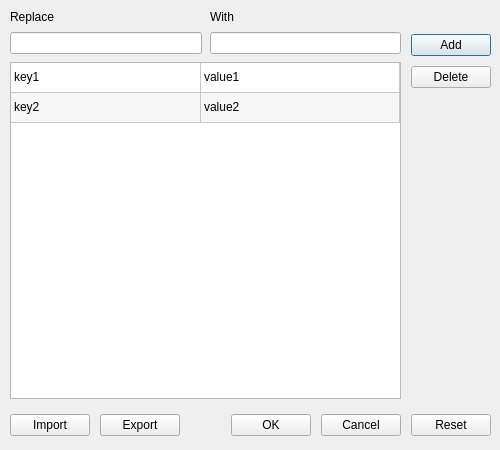
<?xml version="1.0" encoding="UTF-8"?>
<ui version="4.0">
 <class>SymbolWindow</class>
 <widget class="QDialog" name="SymbolWindow">
  <property name="geometry">
   <rect>
    <x>0</x>
    <y>0</y>
    <width>500</width>
    <height>450</height>
   </rect>
  </property>
  <property name="minimumSize">
   <size>
    <width>500</width>
    <height>450</height>
   </size>
  </property>
  <property name="maximumSize">
   <size>
    <width>500</width>
    <height>450</height>
   </size>
  </property>
  <property name="acceptDrops">
   <bool>false</bool>
  </property>
  <property name="windowTitle">
   <string>Insert symbol options</string>
  </property>
  <property name="autoFillBackground">
   <bool>false</bool>
  </property>
  <widget class="QWidget" name="verticalLayoutWidget">
   <property name="geometry">
    <rect>
     <x>0</x>
     <y>0</y>
     <width>501</width>
     <height>451</height>
    </rect>
   </property>
   <layout class="QVBoxLayout" name="verticalLayout">
    <property name="spacing">
     <number>10</number>
    </property>
    <property name="leftMargin">
     <number>10</number>
    </property>
    <property name="topMargin">
     <number>10</number>
    </property>
    <property name="rightMargin">
     <number>10</number>
    </property>
    <property name="bottomMargin">
     <number>15</number>
    </property>
    <item>
     <layout class="QHBoxLayout" name="horizontalLayout">
      <property name="spacing">
       <number>10</number>
      </property>
      <item>
       <layout class="QGridLayout" name="gridLayout_2">
        <property name="spacing">
         <number>8</number>
        </property>
        <item row="1" column="1">
         <widget class="QLineEdit" name="keyLineEdit">
          <property name="font">
           <font>
            <family>Segoe UI</family>
            <pointsize>9</pointsize>
           </font>
          </property>
          <property name="text">
           <string/>
          </property>
         </widget>
        </item>
        <item row="1" column="2">
         <widget class="QLineEdit" name="valueLineEdit">
          <property name="font">
           <font>
            <family>Segoe UI</family>
            <pointsize>9</pointsize>
           </font>
          </property>
         </widget>
        </item>
        <item row="0" column="2">
         <widget class="QLabel" name="labelWith">
          <property name="text">
           <string>With</string>
          </property>
         </widget>
        </item>
        <item row="0" column="1">
         <widget class="QLabel" name="labelReplace">
          <property name="text">
           <string>Replace</string>
          </property>
         </widget>
        </item>
        <item row="2" column="1" colspan="2">
         <widget class="QTableWidget" name="tableWidget">
          <property name="enabled">
           <bool>true</bool>
          </property>
          <property name="frameShadow">
           <enum>QFrame::Plain</enum>
          </property>
          <property name="midLineWidth">
           <number>0</number>
          </property>
          <property name="editTriggers">
           <set>QAbstractItemView::NoEditTriggers</set>
          </property>
          <property name="tabKeyNavigation">
           <bool>false</bool>
          </property>
          <property name="showDropIndicator" stdset="0">
           <bool>false</bool>
          </property>
          <property name="dragDropOverwriteMode">
           <bool>false</bool>
          </property>
          <property name="alternatingRowColors">
           <bool>true</bool>
          </property>
          <property name="selectionMode">
           <enum>QAbstractItemView::NoSelection</enum>
          </property>
          <property name="selectionBehavior">
           <enum>QAbstractItemView::SelectRows</enum>
          </property>
          <property name="textElideMode">
           <enum>Qt::ElideRight</enum>
          </property>
          <property name="showGrid">
           <bool>true</bool>
          </property>
          <property name="rowCount">
           <number>2</number>
          </property>
          <property name="columnCount">
           <number>2</number>
          </property>
          <attribute name="horizontalHeaderVisible">
           <bool>false</bool>
          </attribute>
          <attribute name="horizontalHeaderCascadingSectionResizes">
           <bool>false</bool>
          </attribute>
          <attribute name="horizontalHeaderDefaultSectionSize">
           <number>190</number>
          </attribute>
          <attribute name="horizontalHeaderMinimumSectionSize">
           <number>100</number>
          </attribute>
          <attribute name="horizontalHeaderStretchLastSection">
           <bool>true</bool>
          </attribute>
          <attribute name="verticalHeaderVisible">
           <bool>false</bool>
          </attribute>
          <row/>
          <row/>
          <column/>
          <column/>
          <item row="0" column="0">
           <property name="text">
            <string>key1</string>
           </property>
          </item>
          <item row="0" column="1">
           <property name="text">
            <string>value1</string>
           </property>
          </item>
          <item row="1" column="0">
           <property name="text">
            <string>key2</string>
           </property>
          </item>
          <item row="1" column="1">
           <property name="text">
            <string>value2</string>
           </property>
          </item>
         </widget>
        </item>
       </layout>
      </item>
      <item>
       <layout class="QVBoxLayout" name="verticalLayout_2">
        <property name="sizeConstraint">
         <enum>QLayout::SetDefaultConstraint</enum>
        </property>
        <property name="leftMargin">
         <number>0</number>
        </property>
        <item>
         <widget class="QLabel" name="labelBlank">
          <property name="text">
           <string/>
          </property>
         </widget>
        </item>
        <item>
         <widget class="QPushButton" name="addReplaceButton">
          <property name="sizePolicy">
           <sizepolicy hsizetype="Fixed" vsizetype="Fixed">
            <horstretch>0</horstretch>
            <verstretch>0</verstretch>
           </sizepolicy>
          </property>
          <property name="maximumSize">
           <size>
            <width>244</width>
            <height>16777215</height>
           </size>
          </property>
          <property name="text">
           <string>Add</string>
          </property>
         </widget>
        </item>
        <item>
         <widget class="QPushButton" name="deleteButton">
          <property name="text">
           <string>Delete</string>
          </property>
         </widget>
        </item>
        <item>
         <spacer name="verticalSpacer">
          <property name="orientation">
           <enum>Qt::Vertical</enum>
          </property>
          <property name="sizeHint" stdset="0">
           <size>
            <width>20</width>
            <height>40</height>
           </size>
          </property>
         </spacer>
        </item>
       </layout>
      </item>
     </layout>
    </item>
    <item>
     <layout class="QHBoxLayout" name="horizontalLayout_2">
      <property name="sizeConstraint">
       <enum>QLayout::SetMaximumSize</enum>
      </property>
      <property name="topMargin">
       <number>5</number>
      </property>
      <property name="bottomMargin">
       <number>0</number>
      </property>
      <item>
       <widget class="QPushButton" name="importButton">
        <property name="text">
         <string>Import</string>
        </property>
       </widget>
      </item>
      <item>
       <widget class="QPushButton" name="exportButton">
        <property name="text">
         <string>Export</string>
        </property>
       </widget>
      </item>
      <item>
       <spacer name="horizontalSpacer">
        <property name="orientation">
         <enum>Qt::Horizontal</enum>
        </property>
        <property name="sizeHint" stdset="0">
         <size>
          <width>40</width>
          <height>20</height>
         </size>
        </property>
       </spacer>
      </item>
      <item>
       <widget class="QPushButton" name="okButton">
        <property name="text">
         <string>OK</string>
        </property>
       </widget>
      </item>
      <item>
       <widget class="QPushButton" name="cancelButton">
        <property name="sizePolicy">
         <sizepolicy hsizetype="Minimum" vsizetype="Fixed">
          <horstretch>0</horstretch>
          <verstretch>0</verstretch>
         </sizepolicy>
        </property>
        <property name="text">
         <string>Cancel</string>
        </property>
       </widget>
      </item>
      <item>
       <widget class="QPushButton" name="resetButton">
        <property name="text">
         <string>Reset</string>
        </property>
       </widget>
      </item>
     </layout>
    </item>
   </layout>
  </widget>
 </widget>
 <resources/>
 <connections/>
 <slots>
  <slot>on_reset_clicked()</slot>
  <slot>on_export_clicked()</slot>
  <slot>on_import_clicked()</slot>
  <slot>on_key_text_changed(QString)</slot>
  <slot>delete_pair_from_list()</slot>
  <slot>add_pair_to_list()</slot>
  <slot>on_cell_selected(int,int)</slot>
  <slot>on_value_text_changed(QString)</slot>
  <slot>on_kv_return_pressed()</slot>
 </slots>
</ui>
